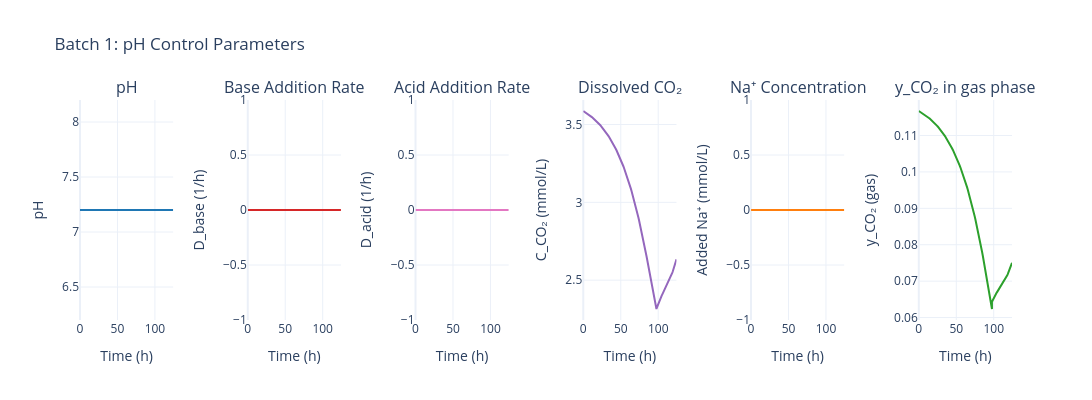

Write notebook code for a chart like this one.
### Code cell
sim.data.plot_pH_control(batch_number=1)

### Figure 1 — Plotly figure (JSON) as saved in the notebook; plotly's stock layout.template omitted (floating-point values rounded to 4 significant figures; data arrays with more than 128 entries replaced by an {"elided": "..."} marker saying what was removed)
{"data": [{"hovertemplate": "Time: %{x:.1f} h<br>pH: %{y:.2f}<extra></extra>", "line": {"color": "#1f77b4", "width": 2}, "mode": "lines", "name": "pH", "type": "scatter", "x": {"elided": "164 float values"}, "xaxis": "x", "y": {"elided": "164 float values"}, "yaxis": "y"}, {"hovertemplate": "Time: %{x:.1f} h<br>D_base: %{y:.4f} 1/h<extra></extra>", "line": {"color": "#d62728", "width": 2}, "mode": "lines", "name": "D_base", "type": "scatter", "x": {"elided": "164 float values"}, "xaxis": "x2", "y": {"elided": "164 float values"}, "yaxis": "y2"}, {"hovertemplate": "Time: %{x:.1f} h<br>D_acid: %{y:.4f} 1/h<extra></extra>", "line": {"color": "#e377c2", "width": 2}, "mode": "lines", "name": "D_acid", "type": "scatter", "x": {"elided": "164 float values"}, "xaxis": "x3", "y": {"elided": "164 float values"}, "yaxis": "y3"}, {"hovertemplate": "Time: %{x:.1f} h<br>C_CO₂: %{y:.2f} mmol/L<extra></extra>", "line": {"color": "#9467bd", "width": 2}, "mode": "lines", "name": "C_CO₂", "type": "scatter", "x": {"elided": "164 float values"}, "xaxis": "x4", "y": {"elided": "164 float values"}, "yaxis": "y4"}, {"hovertemplate": "Time: %{x:.1f} h<br>Added Na⁺: %{y:.1f} mmol/L<extra></extra>", "line": {"color": "#ff7f0e", "width": 2}, "mode": "lines", "name": "Added Na⁺", "type": "scatter", "x": {"elided": "164 float values"}, "xaxis": "x5", "y": {"elided": "164 float values"}, "yaxis": "y5"}, {"hovertemplate": "Time: %{x:.1f} h<br>y_CO₂ (gas): %{y:.2f}<extra></extra>", "line": {"color": "#2ca02c", "width": 2}, "mode": "lines", "name": "y_CO₂ (gas)", "type": "scatter", "x": {"elided": "164 float values"}, "xaxis": "x6", "y": {"elided": "164 float values"}, "yaxis": "y6"}], "layout": {"annotations": [{"font": {"size": 16}, "showarrow": false, "text": "pH", "x": 0.05, "xanchor": "center", "xref": "paper", "y": 1, "yanchor": "bottom", "yref": "paper"}, {"font": {"size": 16}, "showarrow": false, "text": "Base Addition Rate", "x": 0.23, "xanchor": "center", "xref": "paper", "y": 1, "yanchor": "bottom", "yref": "paper"}, {"font": {"size": 16}, "showarrow": false, "text": "Acid Addition Rate", "x": 0.41, "xanchor": "center", "xref": "paper", "y": 1, "yanchor": "bottom", "yref": "paper"}, {"font": {"size": 16}, "showarrow": false, "text": "Dissolved CO₂", "x": 0.59, "xanchor": "center", "xref": "paper", "y": 1, "yanchor": "bottom", "yref": "paper"}, {"font": {"size": 16}, "showarrow": false, "text": "Na⁺ Concentration", "x": 0.77, "xanchor": "center", "xref": "paper", "y": 1, "yanchor": "bottom", "yref": "paper"}, {"font": {"size": 16}, "showarrow": false, "text": "y_CO₂ in gas phase", "x": 0.95, "xanchor": "center", "xref": "paper", "y": 1, "yanchor": "bottom", "yref": "paper"}], "font": {"size": 12}, "height": 400, "showlegend": false, "title": {"text": "Batch 1: pH Control Parameters"}, "width": 2100, "xaxis": {"anchor": "y", "domain": [0, 0.1], "title": {"text": "Time (h)"}}, "xaxis2": {"anchor": "y2", "domain": [0.18, 0.28], "title": {"text": "Time (h)"}}, "xaxis3": {"anchor": "y3", "domain": [0.36, 0.46], "title": {"text": "Time (h)"}}, "xaxis4": {"anchor": "y4", "domain": [0.54, 0.64], "title": {"text": "Time (h)"}}, "xaxis5": {"anchor": "y5", "domain": [0.72, 0.82], "title": {"text": "Time (h)"}}, "xaxis6": {"anchor": "y6", "domain": [0.9, 1.0], "title": {"text": "Time (h)"}}, "yaxis": {"anchor": "x", "domain": [0, 1], "title": {"text": "pH"}}, "yaxis2": {"anchor": "x2", "domain": [0, 1], "title": {"text": "D_base (1/h)"}}, "yaxis3": {"anchor": "x3", "domain": [0, 1], "title": {"text": "D_acid (1/h)"}}, "yaxis4": {"anchor": "x4", "domain": [0, 1], "title": {"text": "C_CO₂ (mmol/L)"}}, "yaxis5": {"anchor": "x5", "domain": [0, 1], "title": {"text": "Added Na⁺ (mmol/L)"}}, "yaxis6": {"anchor": "x6", "domain": [0, 1], "title": {"text": "y_CO₂ (gas)"}}}}
